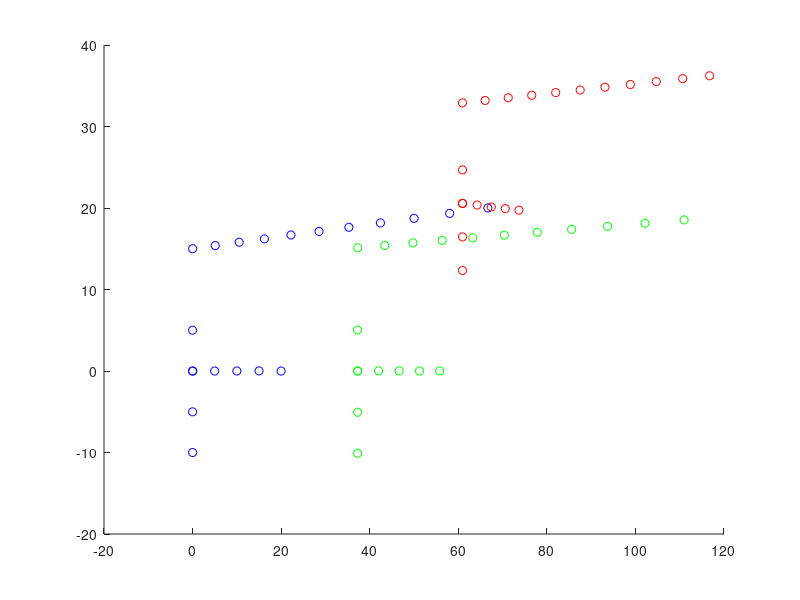

Here is the MATLAB script that generated this plot:
hemogenize = @(X) [X; ones(1,size(X,2))];
dehemogenize = @(X) bsxfun(@rdivide, X(1:end-1,:), X(end,:));

%% Generate camera matrices
K = [100    0   0; ...
       0   100  0; ...
       0    0   1];

% Camera 1: at origin, facing Z axis so camera XY is world XY
R1 = eye(3);
T1 = zeros(3,1);
P1 = K*[R1, T1];

% Camera 2: Shifted [10,0,0], Rotated inwards
th2 = -pi/24;
R2 = [cos(th2), 0, sin(th2); ...
             0, 1,        0; ...
     -sin(th2), 0, cos(th2)];
T2 = [10; 0; 0];
P2 = K*[R2, T2];

% Camera 3: shifted [20,5,5], Rotate even more inwards
th3 = -pi/12;
R3 = [cos(th3), 0, sin(th3); ...
             0, 1,        0; ...
     -sin(th3), 0, cos(th3)];
T3 = [20;5;5];
P3 = K*[R3, T3];

%% Generate points in 3d space, remember camera is at 0,0,0 facing 0,0,1
X = zeros(4,20);

X(3,:) = 20;
X(1,1:5) = 0:4;
X(2,6:10) = -2:2;
X(1,10:20) = 0:10;
X(2,10:20) = 3;
X(3,10:20) = 20:-.5:15;

% X = X + normrnd(0, .05, 4, 20);
X(4,:) = 1;
%% Project points into each camera
% Note that K has camera center at [0,0], so pixel values may be negative.
X1 = P1*X;
X1 = bsxfun(@rdivide, X1(1:2,:), X1(3,:));
X1 = X1 + normrnd(0, .01, 2, 20);

X2 = P2*X;
X2 = bsxfun(@rdivide, X2(1:2,:), X2(3,:));
X2 = X2 + normrnd(0, .01, 2, 20);

X3 = P3*X;
X3 = bsxfun(@rdivide, X3(1:2,:), X3(3,:));
X3 = X3 + normrnd(0, .01, 2, 20);


%% Normalized image coordinates
x1 = K\hemogenize(X1);

x2 = K\hemogenize(X2);

x3 = K\hemogenize(X3);

%% Visualize points
cla
hold on
scatter(X1(1,:), X1(2,:),'b')
scatter(X2(1,:), X2(2,:),'g')
scatter(X3(1,:), X3(2,:),'r')
hold off
